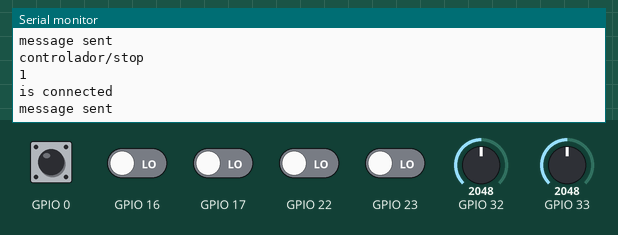
Simulated run of this program. Board: ESP32. Shown: the last lines printed to the serial monitor. The test bench sets the inputs (shaded band); at power-on: GPIO 0 HIGH, GPIO 16, GPIO 17, GPIO 22, GPIO 23 LOW, GPIO 32 = 2048, GPIO 33 = 2048. WiFi joins after 1.5 s; servers stay silent unless stated; no MQTT or app messages arrive unless stated.

Above: at 3.2 s.
3.3 s: GPIO 16 driven HIGH
5.1 s: GPIO 17 driven HIGH
6.6 s: GPIO 22 driven HIGH
8.1 s: GPIO 23 driven HIGH
9.6 s: GPIO 32 set to 2866
At 10.8 s:
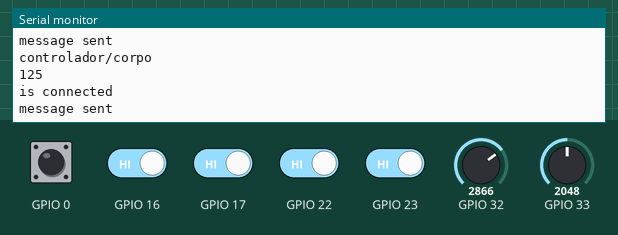
11.1 s: GPIO 33 set to 1228
At 12.1 s:
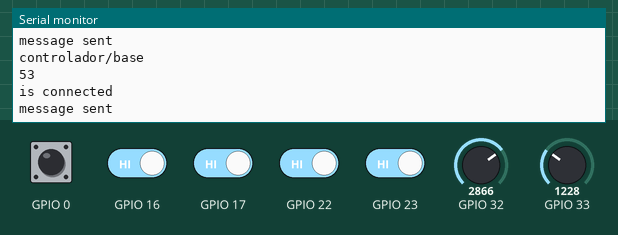
Timing chart, 0 to 13.6 s (numbered marks = the images above; inputs shaded):
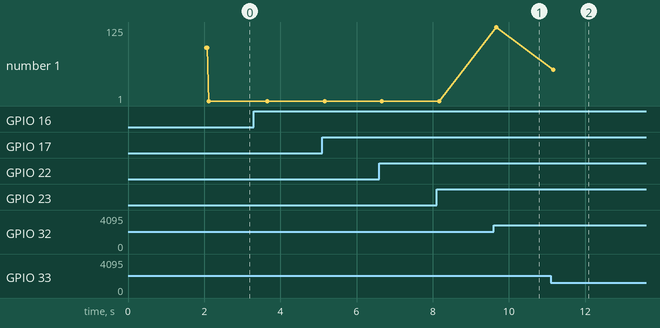

The program:

main.cpp
```cpp
#include <Arduino.h>

#include "Emmiter.h"
#include "ControllerState.h"
#include "InputHandler.h"

#include <PubSubClient.h>
#include <WiFiClient.h>

#define NUMBER_OF_INPUTS 7 // número de pinos I/O sendo utilizados

// pinos de entrada analógicos
#define BASE_POT 33
#define CORPO_POT 32

// pinos de entrada digitais
#define BTN_LEFT 16
#define BTN_RIGHT 17
#define PIR_SENSOR_01 23
#define PIR_SENSOR_02 22

// pinos de saída digital
#define LED_COM 18
#define LED_INIT 19

// pino do botão de parada total
#define FULL_STOP 20

// Rede WiFi
char* ssid = "Redmi Note 7";
char* pass = "b6ee8b98282c";

// Informações do Broker MQTT
char* broker = "broker.hivemq.com"; // URI do Servidor
int port = 1883; // Porta do Servidor
char* device_id = "SV-CONTROLADOR"; // ID do dispositivo

// Inicializa os Objetos

// Inicializa o Client WiFi
WiFiClient wifi_client;

// Inicializa o Client MQTT
PubSubClient client(wifi_client);

// Inicializa o Emissor
Emmiter data_emmiter(ssid, pass, client);

// Inicializa o Estado do Controlador
ControllerState controller_state(&data_emmiter);

// Inicializa o InputHandler
InputHandler input_handler(
    controller_state,
    BTN_LEFT,
    BTN_RIGHT,
    BASE_POT,
    CORPO_POT,
    PIR_SENSOR_01,
    PIR_SENSOR_02,
    FULL_STOP
);


void setup() {

    // inicia comunicação serial para fins de depuração
    Serial.begin(9600);

    // inicializa o Emissor
    data_emmiter.setup(broker, port, device_id);

    // inicializa o InputHandler e configura todos os pinos de I/O
    input_handler.setup_pins();
}

void loop() {

    // Realiza a leitura das entradas de maneira contínua
    input_handler.loop();

    // mantem a conexão ativa com a ESP32-CAM
    data_emmiter.mqtt_client.loop();

}
```

ControllerState.h
```cpp
#ifndef CONTROLLER_STATE_H
#define CONTROLLER_STATE_H

#include "Emmiter.h"
#include "Arduino.h"


// define uma estrutura para guardar informações do estado e das entradas do
// InputHandler
typedef struct {

    int base_potentiometer_s;
    int body_potentiometer_s;
    int move_left_button_s;
    int move_right_button_s;
    int pir_left_s;
    int pir_right_s;
    int full_stop_btn;

} state_package;

class ControllerState {
    public:
        // construtor
        ControllerState(Emmiter* emmiter_observer);

        /**
         * Realiza alguma alteração no estado
        */
        void set_state(state_package state_from_readings);

        /**
         * Obtêm uma cópia do estado atual
        */
        state_package get_state();

    private:

        // informações do Estado Atual
        int base_potentiometer_s = 0;
        int body_potentiometer_s = 0;
        int move_left_button_s = 0;
        int move_right_button_s = 0;
        int pir_left_s = 0;
        int pir_right_s = 0;
        int full_stop_btn = 0;

        // Notifica todos as classes subscritas que houve alguma alteração no
        // estado
        void notify(const char* channel, int data);

        // Instância do Emissor
        Emmiter* emmiter_observer;
};

#endif
```

Emmiter.h
```cpp
#ifndef EMMITER_H
#define EMMITER_H

// Realiza todas as importações necessárias
#include "PubSubClient.h"
#include "WiFiClient.h"
#include "WiFi.h"

// define a classe do Emissor
class Emmiter {

    public:
        /**
         * É chamada toda vez que ocorre uma alteração no estado do controlador
         * ela é a responsável por enviar os dados para a ESP32-CAM
        */
        void on_update(const char* channel, int data);

        // informações do servidor MQTT
        char* host;
        int host_port;
        char* device_id;

        // tópicos MQTT em que o painel de controle está subscrito

        // canal do servo da base
        const char* base_potentiometer_channel = "controlador/base";

        // canal do servo do corpo
        const char* body_potentiometer_channel = "controlador/corpo";

        // canal para movimentar os motores para esquerda
        const char* move_engine_to_left_channel = "controlador/esquerda";

        // canal para movimentar os motores para a direita
        const char* move_engine_to_right_channel = "controlador/direita";

        // canal para enviar informações sobre os sensores PIR
        const char* pir_left = "controlador/left";
        const char* pir_right = "controlador/right";

        // canal para para todos os motores
        const char* full_stop_channel = "controlador/stop";

        /**
         * Realiza a configuração e conexão como Servidor MQTT
        */
        void setup(char* host, int host_port, char* device_id);

        // Método construtor
        Emmiter(
            char* custom_network_ssid,
            char* custom_network_pass,
            PubSubClient& mqtt_client
        );

        // Cliente MQTT
        PubSubClient& mqtt_client;


    private:
        // informações da rede WiFi
        char* network_ssid;
        char* network_password;

        /**
         * Realiza conexão com o WiFi
        */
        void handle_network_connection();
};


#endif
```

InputHandler.h
```cpp
#ifndef INPUT_HANDLER_H
#define INPUT_HANDLER_H

// Faz a importação do Estado do controlador
#include "ControllerState.h"

// importa o Framework do Arduino
#include "Arduino.h"

// Define a Classe
class InputHandler {
    public:
        /**
         * Função responsável por configurar todos pinos como Entrada ou Saída
        */
        void setup_pins();
        /**
         * Função que realiza as leituras do Hardware e as passa para o Estado
         * do Controlador (Painel de Controle)
        */
        void loop();

        /**
         * Construtor inicializa o objeto
        */
        InputHandler(
            ControllerState& current_state,
            int button_left_pin,
            int button_right_pin,
            int base_potentiometer_pin,
            int body_potentiometer_pin,
            int pir_left_pin,
            int pir_right_pin,
            int full_stop_btn_pin
        );

    private:
        // Pinos, dos botões, sensores e potenciometros
        int button_left_pin;
        int button_right_pin;
        int base_potentiometer_pin;
        int body_potentiometer_pin;
        int pir_left_pin;
        int pir_right_pin;
        int full_stop_btn_pin;

        // instancia do estado atual
        ControllerState& current_state;

};

#endif
```

ControllerState.cpp
```cpp
#include "ControllerState.h"


ControllerState::ControllerState(Emmiter* emmiter_observer)
{
    // Subscreve o Emissor no Estado
    this->emmiter_observer = emmiter_observer;
}

void ControllerState::set_state(state_package state_from_readings)
{
    // se o estado mudou altere o estado atual e notifique o emmisor

    // botão para mover para a esquerda
    if (state_from_readings.move_left_button_s != this->move_left_button_s)
    {
        // altera o estado do botão para mover para a esquerda
        this->move_left_button_s = state_from_readings.move_left_button_s;

        // notifica o emissor da alteração
        this->notify(
            this->emmiter_observer->move_engine_to_left_channel,
            this->move_left_button_s
        );
    }

    // botão para mover para a direita
    if (state_from_readings.move_right_button_s != this->move_right_button_s)
    {
        // altera estado
        this->move_right_button_s = state_from_readings.move_right_button_s;

        // notifica emissor
        this->notify(
            this->emmiter_observer->move_engine_to_right_channel,
            this->move_right_button_s
        );
    }


    // sensor pir esquerda
    if (state_from_readings.pir_left_s != this->pir_left_s)
    {
        // altera estado
        this->pir_left_s = state_from_readings.pir_left_s;

        // notifica emissor
        this->notify(
            this->emmiter_observer->pir_left,
            this->pir_left_s
        );
    }


    // sensor pir direita
    if (state_from_readings.pir_right_s != this->pir_right_s)
    {
        // altera estado
        this->pir_right_s = state_from_readings.pir_right_s;
        // notifica o emissor
        this->notify(
            this->emmiter_observer->pir_right,
            this->pir_right_s
        );
    }

    // potenciometro da base
    if (
        state_from_readings.base_potentiometer_s <= this->base_potentiometer_s - 220 ||
        state_from_readings.base_potentiometer_s >= this->base_potentiometer_s + 220
    )
    {
        // altera estado
        this->base_potentiometer_s = state_from_readings.base_potentiometer_s;
        // notifica o emissor
        this->notify(
            this->emmiter_observer->base_potentiometer_channel,
            map(this->base_potentiometer_s, 0, 4095, 0, 180)
        );
    }

    // potenciometro do corpo

    if (
        state_from_readings.body_potentiometer_s <= this->body_potentiometer_s - 220 ||
        state_from_readings.body_potentiometer_s >= this->body_potentiometer_s + 220
    )
    {
        // altera o estado
        this->body_potentiometer_s = state_from_readings.body_potentiometer_s;
        // notifica o emissor
        this->notify(
            this->emmiter_observer->body_potentiometer_channel,
            map(this->body_potentiometer_s, 0, 4095, 0, 180)
        );
    }

    // botão de parada total
    if (state_from_readings.full_stop_btn != this->full_stop_btn) {

        // altera o estado
        this->full_stop_btn = state_from_readings.full_stop_btn;
        // notifica o emissor
        this->notify(
            this->emmiter_observer->full_stop_channel,
            this->full_stop_btn
        );
    }
}

void ControllerState::notify(const char* channel, int data)
{
    // Executa a função de atualização do emissor
    this->emmiter_observer->on_update(channel, data);
} 
```

Emmiter.cpp
```cpp
#include "Emmiter.h"


Emmiter::Emmiter(
    char* custom_network_ssid,
    char* custom_network_pass,
    PubSubClient& mqtt_client
): mqtt_client(mqtt_client)
{

    // salva informações da rede wifi no Emissor
    this->network_password = custom_network_pass;
    this->network_ssid = custom_network_ssid;
    this->mqtt_client = mqtt_client;
}

void Emmiter::setup(char* host, int host_port, char* device_id)
{
    // salva dados em memória
    this->host      = host;
    this->device_id = device_id;
    this->host_port = host_port;

    // configura o cliente wifi com o cliente MQTT
    this->mqtt_client.setServer(host, host_port);
    this->mqtt_client.setCallback([](char* topic, byte* payload, unsigned int lenght) {});

    this->handle_network_connection();

    // se conecta com o servidor mqtt caso ainda não esteja conectado
    while (!this->mqtt_client.connected())
    {
        this->mqtt_client.connect(this->device_id);
    }

    Serial.println("Finished setup");
}

void Emmiter::handle_network_connection()
{
    // inicia conexão com o wifi
    WiFi.begin(this->network_ssid, this->network_password);

    // enquanto não estiver conectado insista na conexão
    while (WiFi.status() != WL_CONNECTED) {
        delay(1000);
    }

    Serial.println("Conectado ao WiFi");
}

void Emmiter::on_update(const char* channel, int data) {

    Serial.println(channel);
    Serial.println(String(data));

    // indica que não houve conexão com o servidor mqtt
    if (this->mqtt_client.connected()) Serial.println("is connected");
    else Serial.println("is not connected");

    // envia os dados para a ESP32-CAM
    if (this->mqtt_client.publish(channel, String(data).c_str()))
        Serial.println("message sent");
    else
        Serial.println("error sending message");
}
```

InputHandler.cpp
```cpp
#include "InputHandler.h"


InputHandler::InputHandler(
    ControllerState& current_state,
    int button_left_pin,
    int button_right_pin,
    int base_potentiometer_pin,
    int body_potentiometer_pin,
    int pir_left_pin,
    int pir_right_pin,
    int full_stop_btn_pin
): current_state(current_state)
{
    // salva o valor dos pinos dentro da instancia do objeto
    this->current_state = current_state;

    this->button_left_pin = button_left_pin;
    this->button_right_pin = button_right_pin;
    this->base_potentiometer_pin = base_potentiometer_pin;
    this->body_potentiometer_pin = body_potentiometer_pin;
    this->pir_left_pin = pir_left_pin;
    this->pir_right_pin = pir_right_pin;
}

void InputHandler::setup_pins()
{
    // coloca todos os pinos em um vetor (Array)
    int pins[7] = {
        this->button_left_pin,
        this->button_right_pin,
        this->base_potentiometer_pin,
        this->body_potentiometer_pin,
        this->pir_left_pin,
        this->pir_right_pin,
        this->full_stop_btn_pin
    };

    // Realiza uma iteração pelos pinos
    // para cada pino dentro do Array de pinos configura o mesmo
    // como Entrada Digital ou Analógica
    for (int i = 0; i < 7; i++)
    {
        pinMode(pins[i], INPUT);
    }
}

void InputHandler::loop()
{
    // cria uma estrutura para salvar as leituras
    state_package state_readings;

    // realiza a leitura dos potenciômetros
    state_readings.base_potentiometer_s = analogRead(this->base_potentiometer_pin);
    state_readings.body_potentiometer_s = analogRead(this->body_potentiometer_pin);

    // realiza a leitura dos botões de controle dos motores DC
    state_readings.move_left_button_s = digitalRead(this->button_left_pin);
    state_readings.move_right_button_s = digitalRead(this->button_right_pin);

    // realiza a leitura dos sensores PIR
    state_readings.pir_left_s = digitalRead(this->pir_left_pin);
    state_readings.pir_right_s = digitalRead(this->pir_right_pin);

    // realiza a leitura do botão de parada total
    state_readings.full_stop_btn = digitalRead(this->full_stop_btn_pin);

    // realiza a alteração do estado
    this->current_state.set_state(state_readings);

    // realiza uma pausa de meio segundo para que as mudanças não sejam tão bruscas
    delay(500);

    // char msg[100];

    // sprintf(
    //     msg,
    //     "base pot: %i\n body pot: %i\n left btn: %i\n right btn: %i\n",
    //     state_readings.base_potentiometer_s,
    //     state_readings.body_potentiometer_s,
    //     state_readings.move_left_button_s,
    //     state_readings.move_right_button_s
    // );

    // Serial.println(msg);
}
```

Measured:
- after the input at 9.6 s, the serial monitor: prints a new line after 0.07 s (image 1)
- after the input at 11.1 s, the serial monitor: prints a new line after 0.07 s (image 2)
- plotted number 1: 1 → 125 after the input at 9.6 s, 125 → 53 after the input at 11.1 s
